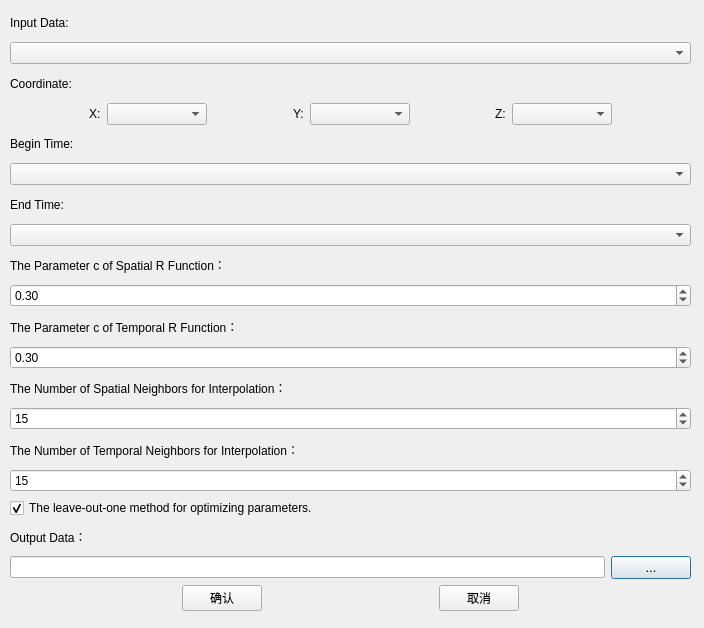
<?xml version="1.0" encoding="UTF-8"?>
<ui version="4.0">
 <class>STYangCZServiceDialog</class>
 <widget class="QDialog" name="STYangCZServiceDialog">
  <property name="geometry">
   <rect>
    <x>0</x>
    <y>0</y>
    <width>704</width>
    <height>628</height>
   </rect>
  </property>
  <property name="windowTitle">
   <string>STYangCZ</string>
  </property>
  <widget class="QWidget" name="verticalLayoutWidget">
   <property name="geometry">
    <rect>
     <x>10</x>
     <y>10</y>
     <width>681</width>
     <height>601</height>
    </rect>
   </property>
   <layout class="QVBoxLayout" name="verticalLayout_2">
    <property name="sizeConstraint">
     <enum>QLayout::SetDefaultConstraint</enum>
    </property>
    <item>
     <widget class="QLabel" name="label_2">
      <property name="text">
       <string>Input Data:</string>
      </property>
     </widget>
    </item>
    <item>
     <widget class="QComboBox" name="cmbObPath"/>
    </item>
    <item>
     <widget class="QLabel" name="label_7">
      <property name="text">
       <string>Coordinate:</string>
      </property>
     </widget>
    </item>
    <item>
     <layout class="QHBoxLayout" name="horizontalLayout_2">
      <item>
       <spacer name="horizontalSpacer_12">
        <property name="orientation">
         <enum>Qt::Horizontal</enum>
        </property>
        <property name="sizeHint" stdset="0">
         <size>
          <width>10</width>
          <height>20</height>
         </size>
        </property>
       </spacer>
      </item>
      <item>
       <widget class="QLabel" name="label_16">
        <property name="text">
         <string>X:</string>
        </property>
       </widget>
      </item>
      <item>
       <widget class="QComboBox" name="cmb_x">
        <property name="minimumSize">
         <size>
          <width>100</width>
          <height>0</height>
         </size>
        </property>
        <property name="editable">
         <bool>false</bool>
        </property>
       </widget>
      </item>
      <item>
       <spacer name="horizontalSpacer_13">
        <property name="orientation">
         <enum>Qt::Horizontal</enum>
        </property>
        <property name="sizeHint" stdset="0">
         <size>
          <width>40</width>
          <height>20</height>
         </size>
        </property>
       </spacer>
      </item>
      <item>
       <widget class="QLabel" name="label_17">
        <property name="enabled">
         <bool>true</bool>
        </property>
        <property name="text">
         <string>Y:</string>
        </property>
       </widget>
      </item>
      <item>
       <widget class="QComboBox" name="cmb_y">
        <property name="minimumSize">
         <size>
          <width>100</width>
          <height>0</height>
         </size>
        </property>
        <property name="editable">
         <bool>false</bool>
        </property>
       </widget>
      </item>
      <item>
       <spacer name="horizontalSpacer_14">
        <property name="orientation">
         <enum>Qt::Horizontal</enum>
        </property>
        <property name="sizeHint" stdset="0">
         <size>
          <width>40</width>
          <height>20</height>
         </size>
        </property>
       </spacer>
      </item>
      <item>
       <widget class="QLabel" name="label_18">
        <property name="text">
         <string>Z:</string>
        </property>
       </widget>
      </item>
      <item>
       <widget class="QComboBox" name="cmb_z">
        <property name="minimumSize">
         <size>
          <width>100</width>
          <height>0</height>
         </size>
        </property>
        <property name="editable">
         <bool>false</bool>
        </property>
       </widget>
      </item>
      <item>
       <spacer name="horizontalSpacer_15">
        <property name="orientation">
         <enum>Qt::Horizontal</enum>
        </property>
        <property name="sizeHint" stdset="0">
         <size>
          <width>40</width>
          <height>20</height>
         </size>
        </property>
       </spacer>
      </item>
     </layout>
    </item>
    <item>
     <widget class="QLabel" name="label_19">
      <property name="text">
       <string>Begin Time:</string>
      </property>
     </widget>
    </item>
    <item>
     <widget class="QComboBox" name="cmbObVal_b">
      <property name="enabled">
       <bool>true</bool>
      </property>
     </widget>
    </item>
    <item>
     <widget class="QLabel" name="label_27">
      <property name="text">
       <string>End Time:</string>
      </property>
     </widget>
    </item>
    <item>
     <widget class="QComboBox" name="cmbObVal_e">
      <property name="enabled">
       <bool>true</bool>
      </property>
     </widget>
    </item>
    <item>
     <widget class="QLabel" name="label_24">
      <property name="text">
       <string>The Parameter c of Spatial R Function：</string>
      </property>
     </widget>
    </item>
    <item>
     <widget class="QDoubleSpinBox" name="dsb_c_num_s">
      <property name="maximum">
       <double>1.500000000000000</double>
      </property>
      <property name="singleStep">
       <double>0.100000000000000</double>
      </property>
      <property name="value">
       <double>0.300000000000000</double>
      </property>
     </widget>
    </item>
    <item>
     <widget class="QLabel" name="label_28">
      <property name="text">
       <string>The Parameter c of Temporal R Function：</string>
      </property>
     </widget>
    </item>
    <item>
     <widget class="QDoubleSpinBox" name="dsb_c_num_t">
      <property name="maximum">
       <double>1.500000000000000</double>
      </property>
      <property name="singleStep">
       <double>0.100000000000000</double>
      </property>
      <property name="value">
       <double>0.300000000000000</double>
      </property>
     </widget>
    </item>
    <item>
     <widget class="QLabel" name="label_25">
      <property name="text">
       <string>The Number of Spatial Neighbors for Interpolation：</string>
      </property>
     </widget>
    </item>
    <item>
     <widget class="QSpinBox" name="sb_k_num_s">
      <property name="minimum">
       <number>1</number>
      </property>
      <property name="maximum">
       <number>9999</number>
      </property>
      <property name="value">
       <number>15</number>
      </property>
     </widget>
    </item>
    <item>
     <widget class="QLabel" name="label_29">
      <property name="text">
       <string>The Number of Temporal Neighbors for Interpolation：</string>
      </property>
     </widget>
    </item>
    <item>
     <widget class="QSpinBox" name="sb_k_num_t">
      <property name="minimum">
       <number>1</number>
      </property>
      <property name="maximum">
       <number>9999</number>
      </property>
      <property name="value">
       <number>15</number>
      </property>
     </widget>
    </item>
    <item>
     <widget class="QCheckBox" name="cb_error">
      <property name="text">
       <string>The leave-out-one method for optimizing parameters.</string>
      </property>
      <property name="checked">
       <bool>true</bool>
      </property>
      <property name="tristate">
       <bool>false</bool>
      </property>
     </widget>
    </item>
    <item>
     <widget class="QLabel" name="label_26">
      <property name="text">
       <string>Output Data：</string>
      </property>
     </widget>
    </item>
    <item>
     <layout class="QHBoxLayout" name="horizontalLayout_5">
      <item>
       <widget class="QLineEdit" name="lineOutputPath"/>
      </item>
      <item>
       <widget class="QPushButton" name="btnBrowseOutput">
        <property name="font">
         <font>
          <pointsize>10</pointsize>
          <weight>50</weight>
          <bold>false</bold>
         </font>
        </property>
        <property name="text">
         <string>...</string>
        </property>
       </widget>
      </item>
     </layout>
    </item>
    <item>
     <layout class="QHBoxLayout" name="horizontalLayout_6">
      <item>
       <spacer name="horizontalSpacer_20">
        <property name="orientation">
         <enum>Qt::Horizontal</enum>
        </property>
        <property name="sizeHint" stdset="0">
         <size>
          <width>40</width>
          <height>20</height>
         </size>
        </property>
       </spacer>
      </item>
      <item>
       <widget class="QPushButton" name="btnComfirm">
        <property name="text">
         <string>确认</string>
        </property>
       </widget>
      </item>
      <item>
       <spacer name="horizontalSpacer_21">
        <property name="orientation">
         <enum>Qt::Horizontal</enum>
        </property>
        <property name="sizeHint" stdset="0">
         <size>
          <width>40</width>
          <height>20</height>
         </size>
        </property>
       </spacer>
      </item>
      <item>
       <widget class="QPushButton" name="btnCancel">
        <property name="text">
         <string>取消</string>
        </property>
       </widget>
      </item>
      <item>
       <spacer name="horizontalSpacer_22">
        <property name="orientation">
         <enum>Qt::Horizontal</enum>
        </property>
        <property name="sizeHint" stdset="0">
         <size>
          <width>40</width>
          <height>20</height>
         </size>
        </property>
       </spacer>
      </item>
     </layout>
    </item>
   </layout>
  </widget>
 </widget>
 <resources/>
 <connections/>
</ui>
